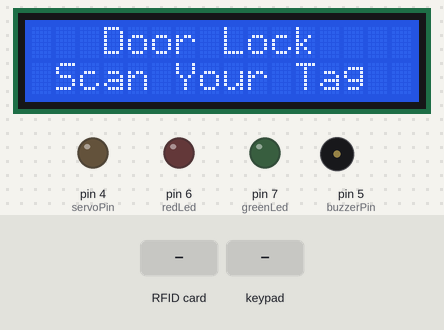
Simulated run of this sketch. Board: Arduino Uno, built with avr-gcc and run on an emulated ATmega328P. Shown: 16×2 character LCD, output pins drawn as LEDs (lit = HIGH), buzzer (waves = sounding, pin HIGH). Inputs (shaded band) come from the test bench. Pins used as bus, display or sensor lines are not drawn.

Above: at 1.3 s.
1.4 s: RFID card 33 B2 6B 0E held to the reader
At 2.2 s:
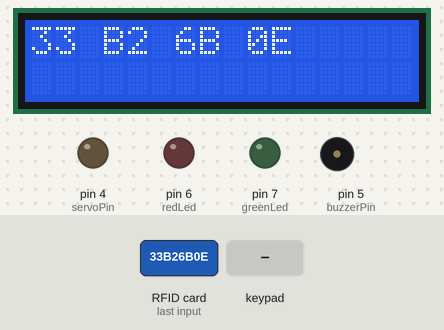
At 4.2 s:
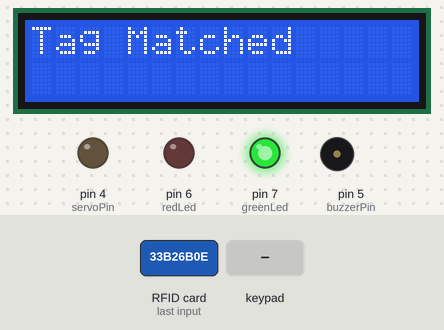
4.4 s: keypad keys 1 2 3 4 pressed 0.4 s apart
At 9.2 s:
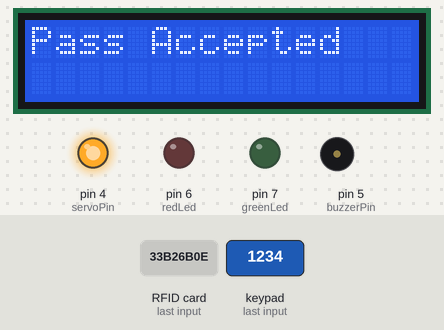
Timing chart, 0 to 29.2 s (numbered marks = the images above; inputs shaded):
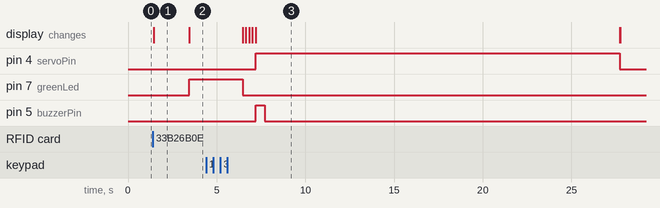

The sketch:

rfid_door_lock.ino
```cpp
// Include required libraries
#include <MFRC522.h>
#include <LiquidCrystal_I2C.h>
#include <Keypad.h>
#include <SPI.h>

// Create instances
LiquidCrystal_I2C lcd(0x27, 16, 2);
MFRC522 mfrc522(10, 9); // MFRC522 mfrc522(SS_PIN, RST_PIN)

// Initialize Pins for led's, servo and buzzer
// Blue LED is connected to 5V
constexpr uint8_t greenLed = 7;
constexpr uint8_t redLed = 6;
constexpr uint8_t servoPin = 4;
constexpr uint8_t buzzerPin = 5;

char initial_password[4] = {'1', '2', '3', '4'};  // Variable to store initial password
String tagUID = "33 B2 6B 0E";  // String to store UID of tag. Change it with your tag's UID
char password[4] = {'0', '0', '0', '0'};   // Variable to store users password
boolean RFIDMode = true; // boolean to change modes
boolean locked=true;
char key_pressed = 0; // Variable to store incoming keys
uint8_t i = 0;  // Variable used for counter

// defining how many rows and columns our keypad have
const byte rows = 4;
const byte columns = 4;

// Keypad pin map
char hexaKeys[rows][columns] = {
  {'1', '2', '3', 'A'},
  {'4', '5', '6', 'B'},
  {'7', '8', '9', 'C'},
  {'*', '0', '#', 'D'}
};

// Initializing pins for keypad
byte row_pins[rows] = {A3, A2, A1, A0};
byte column_pins[columns] = {2, 1, 0};

// Create instance for keypad
Keypad keypad_key = Keypad( makeKeymap(hexaKeys), row_pins, column_pins, rows, columns);

void setup() {
  // Arduino Pin configuration
  pinMode(buzzerPin, OUTPUT);
  pinMode(servoPin, OUTPUT);
  pinMode(redLed, OUTPUT);
  pinMode(greenLed, OUTPUT);
  lcd.init();   // LCD screen
  lcd.backlight();
  SPI.begin();      // Init SPI bus
  mfrc522.PCD_Init();   // Init MFRC522

  lcd.clear(); // Clear LCD screen
  digitalWrite(servoPin, LOW);
}

void unlock(){

}

void loop() {
  // System will first look for mode
  if(locked){
  if (RFIDMode == true) {
    lcd.setCursor(0, 0);
    lcd.print("   Door Lock");
    lcd.setCursor(0, 1);
    lcd.print(" Scan Your Tag ");

    // Look for new cards
    if ( ! mfrc522.PICC_IsNewCardPresent()) {
      return;
    }

    // Select one of the cards
    if ( ! mfrc522.PICC_ReadCardSerial()) {
      return;
    }

    //Reading from the card
    String tag = "";
    for (byte j = 0; j < mfrc522.uid.size; j++)
    {
      tag.concat(String(mfrc522.uid.uidByte[j] < 0x10 ? " 0" : " "));
      tag.concat(String(mfrc522.uid.uidByte[j], HEX));
    }
    tag.toUpperCase();
    lcd.clear();
    lcd.print(tag.substring(1));
    delay(2000);
    //Checking the card
    if (tag.substring(1) == tagUID)
    {
      // If UID of tag is matched.
      lcd.clear();
      lcd.print("Tag Matched");
      digitalWrite(greenLed, HIGH);
      delay(3000);
      digitalWrite(greenLed, LOW);

      lcd.clear();
      lcd.print("Enter Password:");
      lcd.setCursor(0, 1);
      RFIDMode = false; // Make RFID mode false
    }

    else
    {
      // If UID of tag is not matched.
      lcd.clear();
      lcd.setCursor(0, 0);
      lcd.print("Wrong Tag Shown");
      lcd.setCursor(0, 1);
      lcd.print("Access Denied");
      digitalWrite(buzzerPin, HIGH);
      digitalWrite(redLed, HIGH);
      delay(3000);
      digitalWrite(buzzerPin, LOW);
      digitalWrite(redLed, LOW);
      lcd.clear();
    }
  }

  // If RFID mode is false, it will look for keys from keypad
  if (RFIDMode == false) {
    key_pressed = keypad_key.getKey(); // Storing keys
    if (key_pressed)
    {
      password[i++] = key_pressed; // Storing in password variable
      lcd.print("*");
    }
    if (i == 4) // If 4 keys are completed
    {
      delay(200);
      if (!(strncmp(password, initial_password, 4))) // If password is matched
      {
        lcd.clear();
        lcd.print("Pass Accepted");
        digitalWrite(buzzerPin, HIGH);
        digitalWrite(servoPin, HIGH);
        delay(500);
        digitalWrite(buzzerPin, LOW);
        delay(20000);
        digitalWrite(servoPin, LOW);

        lcd.clear();
        i = 0;
        RFIDMode = true; // Make RFID mode true
      }
      else    // If password is not matched
      {
        lcd.clear();
        lcd.print("Wrong Password");
        digitalWrite(buzzerPin, HIGH);
        digitalWrite(redLed, HIGH);
        delay(4000);
        digitalWrite(buzzerPin, LOW);
        digitalWrite(redLed, LOW);
        lcd.clear();
        i = 0;
        RFIDMode = false;  // Make RFID mode true
      }
    }
  }
  }else{

  }
}
```

Measured:
- after the input at 1.4 s, pin 7 (greenLed): LOW → HIGH after 2.1 s; the display: changes after 0.05 s (image 1)
- after the input at 4.4 s, pin 4 (servoPin): LOW → HIGH after 2.8 s, → LOW 20.5 s later; pin 5 (buzzerPin): LOW → HIGH after 2.8 s, → LOW 0.50 s later; the display: first changes after 2.1 s (image 3 shows a later state)
- what the display in image 1 shows lasts 2.1 s, from 1.4 s to 3.5 s
